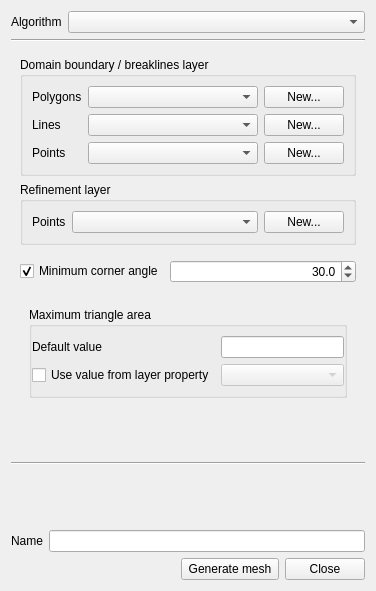
<?xml version="1.0" encoding="UTF-8"?>
<ui version="4.0">
 <class>MeshToolsPlugin</class>
 <widget class="QDialog" name="MeshToolsPlugin">
  <property name="geometry">
   <rect>
    <x>0</x>
    <y>0</y>
    <width>376</width>
    <height>591</height>
   </rect>
  </property>
  <property name="windowTitle">
   <string>Generate Mesh</string>
  </property>
  <layout class="QVBoxLayout" name="verticalLayout">
   <item>
    <layout class="QHBoxLayout" name="horizontalLayout">
     <item>
      <widget class="QLabel" name="label_6">
       <property name="text">
        <string>Algorithm</string>
       </property>
      </widget>
     </item>
     <item>
      <widget class="QComboBox" name="cbAlgorithm">
       <property name="sizePolicy">
        <sizepolicy hsizetype="Preferred" vsizetype="Fixed">
         <horstretch>1</horstretch>
         <verstretch>0</verstretch>
        </sizepolicy>
       </property>
      </widget>
     </item>
    </layout>
   </item>
   <item>
    <widget class="Line" name="line_2">
     <property name="orientation">
      <enum>Qt::Horizontal</enum>
     </property>
    </widget>
   </item>
   <item>
    <widget class="QStackedWidget" name="swAlgorithmControls">
     <property name="frameShape">
      <enum>QFrame::NoFrame</enum>
     </property>
     <property name="frameShadow">
      <enum>QFrame::Plain</enum>
     </property>
     <property name="currentIndex">
      <number>1</number>
     </property>
     <widget class="QWidget" name="pageEasyMesh">
      <layout class="QVBoxLayout" name="verticalLayout_2">
       <item>
        <widget class="QWidget" name="wEdgeLength" native="true">
         <property name="enabled">
          <bool>true</bool>
         </property>
         <layout class="QGridLayout" name="gridLayout_3">
          <property name="horizontalSpacing">
           <number>0</number>
          </property>
          <property name="verticalSpacing">
           <number>3</number>
          </property>
          <property name="margin">
           <number>0</number>
          </property>
          <item row="1" column="0" colspan="2">
           <widget class="QGroupBox" name="groupBox">
            <property name="title">
             <string>Refinement layers</string>
            </property>
            <layout class="QGridLayout" name="gridLayout_6">
             <item row="1" column="1">
              <widget class="QComboBox" name="cbLines"/>
             </item>
             <item row="1" column="2">
              <widget class="QPushButton" name="pbNewLines">
               <property name="text">
                <string>New...</string>
               </property>
              </widget>
             </item>
             <item row="1" column="0">
              <widget class="QLabel" name="label_2">
               <property name="text">
                <string>Lines</string>
               </property>
              </widget>
             </item>
             <item row="0" column="1">
              <widget class="QComboBox" name="cbPolygons">
               <property name="sizePolicy">
                <sizepolicy hsizetype="Preferred" vsizetype="Fixed">
                 <horstretch>1</horstretch>
                 <verstretch>0</verstretch>
                </sizepolicy>
               </property>
              </widget>
             </item>
             <item row="0" column="0">
              <widget class="QLabel" name="label">
               <property name="text">
                <string>Polygons</string>
               </property>
              </widget>
             </item>
             <item row="0" column="2">
              <widget class="QPushButton" name="pbNewPolygons">
               <property name="text">
                <string>New...</string>
               </property>
              </widget>
             </item>
             <item row="2" column="0">
              <widget class="QLabel" name="label_3">
               <property name="text">
                <string>Points</string>
               </property>
              </widget>
             </item>
             <item row="2" column="1">
              <widget class="QComboBox" name="cbPoints"/>
             </item>
             <item row="2" column="2">
              <widget class="QPushButton" name="pbNewPoints">
               <property name="text">
                <string>New...</string>
               </property>
              </widget>
             </item>
            </layout>
            <zorder>label</zorder>
            <zorder>cbPolygons</zorder>
            <zorder>pbNewPolygons</zorder>
            <zorder>label_2</zorder>
            <zorder>cbLines</zorder>
            <zorder>pbNewLines</zorder>
            <zorder>label_3</zorder>
            <zorder>cbPoints</zorder>
            <zorder>pbNewPoints</zorder>
           </widget>
          </item>
          <item row="0" column="0" colspan="2">
           <widget class="QGroupBox" name="groupBox_2">
            <property name="title">
             <string>Domain boundary layer</string>
            </property>
            <layout class="QGridLayout" name="gridLayout">
             <item row="0" column="0">
              <widget class="QLabel" name="label_9">
               <property name="text">
                <string>Polygons</string>
               </property>
              </widget>
             </item>
             <item row="0" column="1">
              <widget class="QComboBox" name="cbBoundaryPolygons">
               <property name="sizePolicy">
                <sizepolicy hsizetype="Preferred" vsizetype="Fixed">
                 <horstretch>1</horstretch>
                 <verstretch>0</verstretch>
                </sizepolicy>
               </property>
              </widget>
             </item>
             <item row="0" column="2">
              <widget class="QPushButton" name="pbNewPolygons_2">
               <property name="text">
                <string>New...</string>
               </property>
              </widget>
             </item>
            </layout>
           </widget>
          </item>
          <item row="2" column="0">
           <widget class="QGroupBox" name="groupBox_3">
            <property name="title">
             <string>Triangle edge length</string>
            </property>
            <layout class="QGridLayout" name="gridLayout_7">
             <item row="0" column="0">
              <widget class="QLabel" name="label_10">
               <property name="text">
                <string>Default value in map units</string>
               </property>
              </widget>
             </item>
             <item row="0" column="1">
              <widget class="QLineEdit" name="leLength">
               <property name="text">
                <string>1.0</string>
               </property>
               <property name="alignment">
                <set>Qt::AlignRight|Qt::AlignTrailing|Qt::AlignVCenter</set>
               </property>
              </widget>
             </item>
             <item row="1" column="0">
              <widget class="QCheckBox" name="chkbLengthFromLayer">
               <property name="text">
                <string>Use value from layer property</string>
               </property>
               <property name="checked">
                <bool>false</bool>
               </property>
              </widget>
             </item>
             <item row="1" column="1">
              <widget class="QComboBox" name="cbLength">
               <property name="enabled">
                <bool>false</bool>
               </property>
              </widget>
             </item>
            </layout>
           </widget>
          </item>
         </layout>
        </widget>
       </item>
       <item>
        <widget class="QGroupBox" name="groupBox_4">
         <property name="title">
          <string>Edge / point type</string>
         </property>
         <layout class="QGridLayout" name="gridLayout_8">
          <item row="0" column="0">
           <widget class="QLabel" name="label_4">
            <property name="text">
             <string>Default type</string>
            </property>
           </widget>
          </item>
          <item row="0" column="1">
           <widget class="QSpinBox" name="sbType">
            <property name="sizePolicy">
             <sizepolicy hsizetype="Minimum" vsizetype="Fixed">
              <horstretch>1</horstretch>
              <verstretch>0</verstretch>
             </sizepolicy>
            </property>
            <property name="alignment">
             <set>Qt::AlignRight|Qt::AlignTrailing|Qt::AlignVCenter</set>
            </property>
            <property name="minimum">
             <number>0</number>
            </property>
            <property name="maximum">
             <number>9999</number>
            </property>
            <property name="value">
             <number>1</number>
            </property>
           </widget>
          </item>
          <item row="1" column="0">
           <widget class="QCheckBox" name="chkbTypeFromLayer">
            <property name="text">
             <string>Use type from layer property</string>
            </property>
            <property name="checked">
             <bool>false</bool>
            </property>
           </widget>
          </item>
          <item row="1" column="1">
           <widget class="QComboBox" name="cbType">
            <property name="enabled">
             <bool>false</bool>
            </property>
           </widget>
          </item>
         </layout>
        </widget>
       </item>
       <item>
        <widget class="QWidget" name="wEdgeType" native="true">
         <property name="enabled">
          <bool>true</bool>
         </property>
         <layout class="QGridLayout" name="gridLayout_5">
          <property name="horizontalSpacing">
           <number>0</number>
          </property>
          <property name="verticalSpacing">
           <number>3</number>
          </property>
          <property name="margin">
           <number>0</number>
          </property>
         </layout>
        </widget>
       </item>
      </layout>
     </widget>
     <widget class="QWidget" name="pageTriangle">
      <layout class="QGridLayout" name="gridLayout_12">
       <item row="4" column="0" rowspan="2" colspan="3">
        <widget class="QWidget" name="wArea" native="true">
         <layout class="QGridLayout" name="gridLayout_4">
          <item row="0" column="0" colspan="2">
           <widget class="QGroupBox" name="groupBox_7">
            <property name="title">
             <string>Maximum triangle area</string>
            </property>
            <layout class="QGridLayout" name="gridLayout_13">
             <property name="leftMargin">
              <number>0</number>
             </property>
             <property name="rightMargin">
              <number>0</number>
             </property>
             <item row="0" column="1">
              <widget class="QLineEdit" name="leTriangleArea"/>
             </item>
             <item row="0" column="0">
              <widget class="QLabel" name="label_16">
               <property name="text">
                <string>Default value</string>
               </property>
              </widget>
             </item>
             <item row="1" column="0">
              <widget class="QCheckBox" name="chkbAreaFromLayer">
               <property name="text">
                <string>Use value from layer property</string>
               </property>
              </widget>
             </item>
             <item row="1" column="1">
              <widget class="QComboBox" name="cbTriangleArea">
               <property name="enabled">
                <bool>false</bool>
               </property>
              </widget>
             </item>
            </layout>
           </widget>
          </item>
         </layout>
        </widget>
       </item>
       <item row="0" column="0" rowspan="2" colspan="3">
        <widget class="QGroupBox" name="groupBox_5">
         <property name="title">
          <string>Domain boundary / breaklines layer</string>
         </property>
         <layout class="QGridLayout" name="gridLayout_9">
          <item row="0" column="0">
           <widget class="QLabel" name="label_11">
            <property name="text">
             <string>Polygons</string>
            </property>
           </widget>
          </item>
          <item row="0" column="1">
           <widget class="QComboBox" name="cbTriangleBoundaryPolygons">
            <property name="sizePolicy">
             <sizepolicy hsizetype="Preferred" vsizetype="Fixed">
              <horstretch>1</horstretch>
              <verstretch>0</verstretch>
             </sizepolicy>
            </property>
           </widget>
          </item>
          <item row="0" column="2">
           <widget class="QPushButton" name="pbTriangleNewPolygons">
            <property name="text">
             <string>New...</string>
            </property>
           </widget>
          </item>
          <item row="1" column="0">
           <widget class="QLabel" name="label_12">
            <property name="text">
             <string>Lines</string>
            </property>
           </widget>
          </item>
          <item row="1" column="1">
           <widget class="QComboBox" name="cbTriangleBoundaryLines">
            <property name="sizePolicy">
             <sizepolicy hsizetype="Preferred" vsizetype="Fixed">
              <horstretch>1</horstretch>
              <verstretch>0</verstretch>
             </sizepolicy>
            </property>
           </widget>
          </item>
          <item row="1" column="2">
           <widget class="QPushButton" name="pbTriangleNewLines">
            <property name="text">
             <string>New...</string>
            </property>
           </widget>
          </item>
          <item row="2" column="0">
           <widget class="QLabel" name="label_13">
            <property name="text">
             <string>Points</string>
            </property>
           </widget>
          </item>
          <item row="2" column="1">
           <widget class="QComboBox" name="cbTriangleBoundaryPoints">
            <property name="sizePolicy">
             <sizepolicy hsizetype="Preferred" vsizetype="Fixed">
              <horstretch>1</horstretch>
              <verstretch>0</verstretch>
             </sizepolicy>
            </property>
           </widget>
          </item>
          <item row="2" column="2">
           <widget class="QPushButton" name="pbTriangleNewPoints">
            <property name="text">
             <string>New...</string>
            </property>
           </widget>
          </item>
         </layout>
        </widget>
       </item>
       <item row="3" column="0" colspan="3">
        <widget class="QWidget" name="wAngle" native="true">
         <layout class="QGridLayout" name="gridLayout_2" columnstretch="0,1">
          <property name="leftMargin">
           <number>0</number>
          </property>
          <property name="rightMargin">
           <number>0</number>
          </property>
          <item row="0" column="0">
           <widget class="QCheckBox" name="cbTriangleAngle">
            <property name="text">
             <string>Minimum corner angle</string>
            </property>
            <property name="checked">
             <bool>true</bool>
            </property>
           </widget>
          </item>
          <item row="0" column="1">
           <widget class="QDoubleSpinBox" name="sbTriangleAngle">
            <property name="sizePolicy">
             <sizepolicy hsizetype="MinimumExpanding" vsizetype="Fixed">
              <horstretch>1</horstretch>
              <verstretch>0</verstretch>
             </sizepolicy>
            </property>
            <property name="minimumSize">
             <size>
              <width>59</width>
              <height>0</height>
             </size>
            </property>
            <property name="alignment">
             <set>Qt::AlignRight|Qt::AlignTrailing|Qt::AlignVCenter</set>
            </property>
            <property name="buttonSymbols">
             <enum>QAbstractSpinBox::UpDownArrows</enum>
            </property>
            <property name="accelerated">
             <bool>true</bool>
            </property>
            <property name="decimals">
             <number>1</number>
            </property>
            <property name="maximum">
             <double>34.000000000000000</double>
            </property>
            <property name="singleStep">
             <double>1.000000000000000</double>
            </property>
            <property name="value">
             <double>30.000000000000000</double>
            </property>
           </widget>
          </item>
         </layout>
        </widget>
       </item>
       <item row="2" column="0" colspan="3">
        <widget class="QGroupBox" name="groupBox_6">
         <property name="title">
          <string>Refinement layer</string>
         </property>
         <layout class="QGridLayout" name="gridLayout_10">
          <item row="0" column="0">
           <widget class="QLabel" name="label_18">
            <property name="text">
             <string>Points</string>
            </property>
           </widget>
          </item>
          <item row="0" column="2">
           <widget class="QPushButton" name="pbTriangleRefinementNewPoints">
            <property name="text">
             <string>New...</string>
            </property>
           </widget>
          </item>
          <item row="0" column="1">
           <widget class="QComboBox" name="cbTriangleRefinementPoints">
            <property name="sizePolicy">
             <sizepolicy hsizetype="Preferred" vsizetype="Fixed">
              <horstretch>1</horstretch>
              <verstretch>0</verstretch>
             </sizepolicy>
            </property>
           </widget>
          </item>
         </layout>
        </widget>
       </item>
       <item row="6" column="1">
        <spacer name="verticalSpacer_2">
         <property name="orientation">
          <enum>Qt::Vertical</enum>
         </property>
         <property name="sizeHint" stdset="0">
          <size>
           <width>20</width>
           <height>40</height>
          </size>
         </property>
        </spacer>
       </item>
      </layout>
     </widget>
    </widget>
   </item>
   <item>
    <widget class="Line" name="line">
     <property name="orientation">
      <enum>Qt::Horizontal</enum>
     </property>
    </widget>
   </item>
   <item>
    <spacer name="verticalSpacer">
     <property name="orientation">
      <enum>Qt::Vertical</enum>
     </property>
     <property name="sizeHint" stdset="0">
      <size>
       <width>20</width>
       <height>40</height>
      </size>
     </property>
    </spacer>
   </item>
   <item>
    <layout class="QHBoxLayout" name="horizontalLayout_3">
     <item>
      <widget class="QLabel" name="label_5">
       <property name="text">
        <string>Name</string>
       </property>
      </widget>
     </item>
     <item>
      <widget class="QLineEdit" name="leMeshName"/>
     </item>
    </layout>
   </item>
   <item>
    <widget class="QWidget" name="widget" native="true">
     <layout class="QHBoxLayout" name="horizontalLayout_2">
      <property name="margin">
       <number>0</number>
      </property>
      <item>
       <spacer name="horizontalSpacer">
        <property name="orientation">
         <enum>Qt::Horizontal</enum>
        </property>
        <property name="sizeHint" stdset="0">
         <size>
          <width>40</width>
          <height>20</height>
         </size>
        </property>
       </spacer>
      </item>
      <item alignment="Qt::AlignRight">
       <widget class="QPushButton" name="pbGenerate">
        <property name="minimumSize">
         <size>
          <width>98</width>
          <height>0</height>
         </size>
        </property>
        <property name="text">
         <string>Generate mesh</string>
        </property>
       </widget>
      </item>
      <item alignment="Qt::AlignRight">
       <widget class="QDialogButtonBox" name="buttonBox">
        <property name="orientation">
         <enum>Qt::Horizontal</enum>
        </property>
        <property name="standardButtons">
         <set>QDialogButtonBox::Close</set>
        </property>
       </widget>
      </item>
     </layout>
    </widget>
   </item>
  </layout>
  <zorder>line</zorder>
  <zorder>line_2</zorder>
  <zorder>swAlgorithmControls</zorder>
  <zorder>widget</zorder>
  <zorder>verticalSpacer</zorder>
  <zorder></zorder>
 </widget>
 <resources/>
 <connections>
  <connection>
   <sender>buttonBox</sender>
   <signal>accepted()</signal>
   <receiver>MeshToolsPlugin</receiver>
   <slot>accept()</slot>
   <hints>
    <hint type="sourcelabel">
     <x>248</x>
     <y>254</y>
    </hint>
    <hint type="destinationlabel">
     <x>157</x>
     <y>274</y>
    </hint>
   </hints>
  </connection>
  <connection>
   <sender>buttonBox</sender>
   <signal>rejected()</signal>
   <receiver>MeshToolsPlugin</receiver>
   <slot>reject()</slot>
   <hints>
    <hint type="sourcelabel">
     <x>316</x>
     <y>260</y>
    </hint>
    <hint type="destinationlabel">
     <x>286</x>
     <y>274</y>
    </hint>
   </hints>
  </connection>
  <connection>
   <sender>cbAlgorithm</sender>
   <signal>currentIndexChanged(int)</signal>
   <receiver>swAlgorithmControls</receiver>
   <slot>setCurrentIndex(int)</slot>
   <hints>
    <hint type="sourcelabel">
     <x>181</x>
     <y>133</y>
    </hint>
    <hint type="destinationlabel">
     <x>144</x>
     <y>242</y>
    </hint>
   </hints>
  </connection>
  <connection>
   <sender>chkbLengthFromLayer</sender>
   <signal>toggled(bool)</signal>
   <receiver>cbLength</receiver>
   <slot>setEnabled(bool)</slot>
   <hints>
    <hint type="sourcelabel">
     <x>149</x>
     <y>330</y>
    </hint>
    <hint type="destinationlabel">
     <x>335</x>
     <y>331</y>
    </hint>
   </hints>
  </connection>
  <connection>
   <sender>chkbTypeFromLayer</sender>
   <signal>toggled(bool)</signal>
   <receiver>cbType</receiver>
   <slot>setEnabled(bool)</slot>
   <hints>
    <hint type="sourcelabel">
     <x>147</x>
     <y>432</y>
    </hint>
    <hint type="destinationlabel">
     <x>307</x>
     <y>433</y>
    </hint>
   </hints>
  </connection>
  <connection>
   <sender>chkbAreaFromLayer</sender>
   <signal>toggled(bool)</signal>
   <receiver>cbTriangleArea</receiver>
   <slot>setEnabled(bool)</slot>
   <hints>
    <hint type="sourcelabel">
     <x>149</x>
     <y>396</y>
    </hint>
    <hint type="destinationlabel">
     <x>309</x>
     <y>397</y>
    </hint>
   </hints>
  </connection>
 </connections>
</ui>
